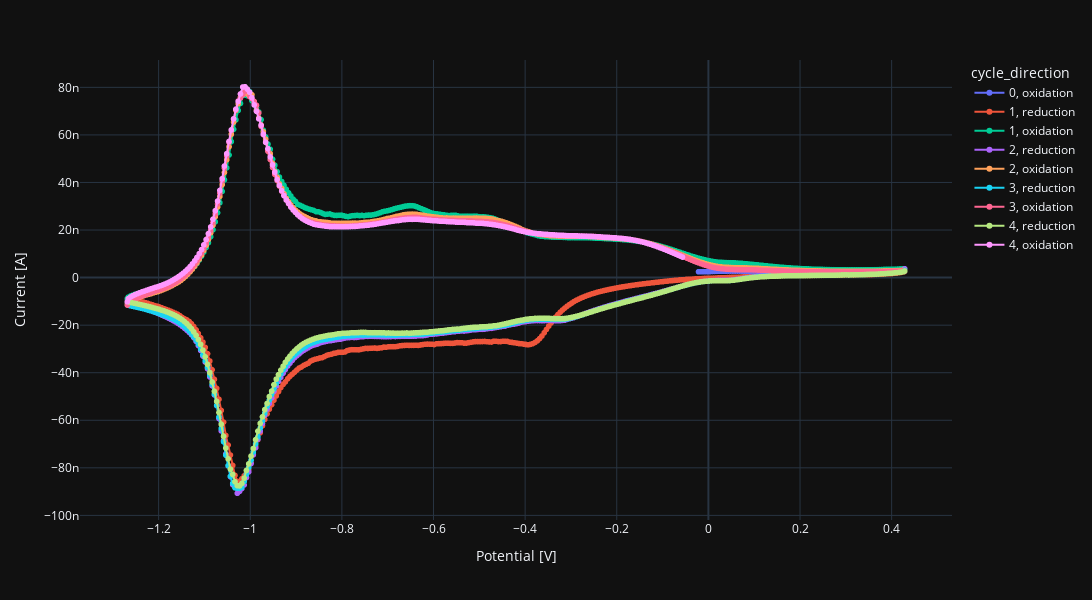

Notebook cell for this chart:
### Code cell
my_cv.show_current_potential(template = 'plotly_dark', height=600, width=1100)

### Figure 1 — Plotly figure (JSON) as saved in the notebook; plotly's stock layout.template omitted (floating-point values rounded to 4 significant figures; data arrays with more than 128 entries replaced by an {"elided": "..."} marker saying what was removed)
{"data": [{"hovertemplate": "cycle_direction=0, oxidation<br>Potential [V]=%{x}<br>Current [A]=%{y}<extra></extra>", "legendgroup": "0, oxidation", "line": {"color": "#636efa", "dash": "solid"}, "marker": {"symbol": "circle"}, "mode": "lines+markers", "name": "0, oxidation", "showlegend": true, "type": "scattergl", "x": [-0.02154, -0.01653, -0.01153, -0.006536, -0.001539, 0.003469, 0.008476, 0.01347, 0.01847, 0.02347, 0.02847, 0.03346, 0.03846, 0.04347, 0.04847, 0.05346, 0.05845, 0.06346, 0.06846, 0.07345, 0.07845, 0.08345, 0.08846, 0.09345, 0.09845, 0.1034, 0.1084, 0.1134, 0.1184, 0.1234, 0.1284, 0.1334, 0.1384, 0.1434, 0.1484, 0.1534, 0.1584, 0.1634, 0.1684, 0.1734, 0.1784, 0.1834, 0.1884, 0.1934, 0.1984, 0.2034, 0.2084, 0.2134, 0.2184, 0.2234, 0.2284, 0.2334, 0.2384, 0.2434, 0.2484, 0.2534, 0.2584, 0.2634, 0.2684, 0.2734, 0.2784, 0.2834, 0.2884, 0.2934, 0.2984, 0.3034, 0.3084, 0.3134, 0.3184, 0.3234, 0.3284, 0.3334, 0.3384, 0.3434, 0.3484, 0.3534, 0.3584, 0.3634, 0.3684, 0.3734, 0.3784, 0.3834, 0.3884, 0.3934, 0.3984, 0.4034, 0.4084, 0.4134, 0.4184, 0.4234, 0.4284], "xaxis": "x", "y": [2.459e-09, 2.469e-09, 2.485e-09, 2.502e-09, 2.527e-09, 2.548e-09, 2.576e-09, 2.602e-09, 2.627e-09, 2.652e-09, 2.674e-09, 2.691e-09, 2.712e-09, 2.729e-09, 2.741e-09, 2.748e-09, 2.752e-09, 2.75e-09, 2.743e-09, 2.733e-09, 2.72e-09, 2.704e-09, 2.685e-09, 2.659e-09, 2.637e-09, 2.61e-09, 2.582e-09, 2.557e-09, 2.531e-09, 2.502e-09, 2.477e-09, 2.449e-09, 2.421e-09, 2.395e-09, 2.371e-09, 2.345e-09, 2.321e-09, 2.298e-09, 2.274e-09, 2.254e-09, 2.235e-09, 2.219e-09, 2.199e-09, 2.185e-09, 2.167e-09, 2.153e-09, 2.139e-09, 2.129e-09, 2.12e-09, 2.112e-09, 2.106e-09, 2.1e-09, 2.095e-09, 2.093e-09, 2.092e-09, 2.091e-09, 2.092e-09, 2.093e-09, 2.097e-09, 2.1e-09, 2.103e-09, 2.11e-09, 2.116e-09, 2.124e-09, 2.129e-09, 2.135e-09, 2.143e-09, 2.153e-09, 2.161e-09, 2.174e-09, 2.184e-09, 2.199e-09, 2.212e-09, 2.232e-09, 2.245e-09, 2.26e-09, 2.279e-09, 2.299e-09, 2.321e-09, 2.344e-09, 2.368e-09, 2.391e-09, 2.42e-09, 2.445e-09, 2.472e-09, 2.498e-09, 2.527e-09, 2.556e-09, 2.584e-09, 2.615e-09, 2.645e-09], "yaxis": "y"}, {"hovertemplate": "cycle_direction=1, reduction<br>Potential [V]=%{x}<br>Current [A]=%{y}<extra></extra>", "legendgroup": "1, reduction", "line": {"color": "#EF553B", "dash": "solid"}, "marker": {"symbol": "circle"}, "mode": "lines+markers", "name": "1, reduction", "showlegend": true, "type": "scattergl", "x": {"elided": "341 float values"}, "xaxis": "x", "y": {"elided": "341 float values"}, "yaxis": "y"}, {"hovertemplate": "cycle_direction=1, oxidation<br>Potential [V]=%{x}<br>Current [A]=%{y}<extra></extra>", "legendgroup": "1, oxidation", "line": {"color": "#00cc96", "dash": "solid"}, "marker": {"symbol": "circle"}, "mode": "lines+markers", "name": "1, oxidation", "showlegend": true, "type": "scattergl", "x": {"elided": "341 float values"}, "xaxis": "x", "y": {"elided": "341 float values"}, "yaxis": "y"}, {"hovertemplate": "cycle_direction=2, reduction<br>Potential [V]=%{x}<br>Current [A]=%{y}<extra></extra>", "legendgroup": "2, reduction", "line": {"color": "#ab63fa", "dash": "solid"}, "marker": {"symbol": "circle"}, "mode": "lines+markers", "name": "2, reduction", "showlegend": true, "type": "scattergl", "x": {"elided": "341 float values"}, "xaxis": "x", "y": {"elided": "341 float values"}, "yaxis": "y"}, {"hovertemplate": "cycle_direction=2, oxidation<br>Potential [V]=%{x}<br>Current [A]=%{y}<extra></extra>", "legendgroup": "2, oxidation", "line": {"color": "#FFA15A", "dash": "solid"}, "marker": {"symbol": "circle"}, "mode": "lines+markers", "name": "2, oxidation", "showlegend": true, "type": "scattergl", "x": {"elided": "341 float values"}, "xaxis": "x", "y": {"elided": "341 float values"}, "yaxis": "y"}, {"hovertemplate": "cycle_direction=3, reduction<br>Potential [V]=%{x}<br>Current [A]=%{y}<extra></extra>", "legendgroup": "3, reduction", "line": {"color": "#19d3f3", "dash": "solid"}, "marker": {"symbol": "circle"}, "mode": "lines+markers", "name": "3, reduction", "showlegend": true, "type": "scattergl", "x": {"elided": "341 float values"}, "xaxis": "x", "y": {"elided": "341 float values"}, "yaxis": "y"}, {"hovertemplate": "cycle_direction=3, oxidation<br>Potential [V]=%{x}<br>Current [A]=%{y}<extra></extra>", "legendgroup": "3, oxidation", "line": {"color": "#FF6692", "dash": "solid"}, "marker": {"symbol": "circle"}, "mode": "lines+markers", "name": "3, oxidation", "showlegend": true, "type": "scattergl", "x": {"elided": "341 float values"}, "xaxis": "x", "y": {"elided": "341 float values"}, "yaxis": "y"}, {"hovertemplate": "cycle_direction=4, reduction<br>Potential [V]=%{x}<br>Current [A]=%{y}<extra></extra>", "legendgroup": "4, reduction", "line": {"color": "#B6E880", "dash": "solid"}, "marker": {"symbol": "circle"}, "mode": "lines+markers", "name": "4, reduction", "showlegend": true, "type": "scattergl", "x": {"elided": "341 float values"}, "xaxis": "x", "y": {"elided": "341 float values"}, "yaxis": "y"}, {"hovertemplate": "cycle_direction=4, oxidation<br>Potential [V]=%{x}<br>Current [A]=%{y}<extra></extra>", "legendgroup": "4, oxidation", "line": {"color": "#FF97FF", "dash": "solid"}, "marker": {"symbol": "circle"}, "mode": "lines+markers", "name": "4, oxidation", "showlegend": true, "type": "scattergl", "x": {"elided": "244 float values"}, "xaxis": "x", "y": {"elided": "244 float values"}, "yaxis": "y"}], "layout": {"height": 600, "legend": {"title": {"text": "cycle_direction"}, "tracegroupgap": 0}, "margin": {"t": 60}, "width": 1100, "xaxis": {"anchor": "y", "domain": [0, 1], "title": {"text": "Potential [V]"}}, "yaxis": {"anchor": "x", "domain": [0, 1], "title": {"text": "Current [A]"}}}}
